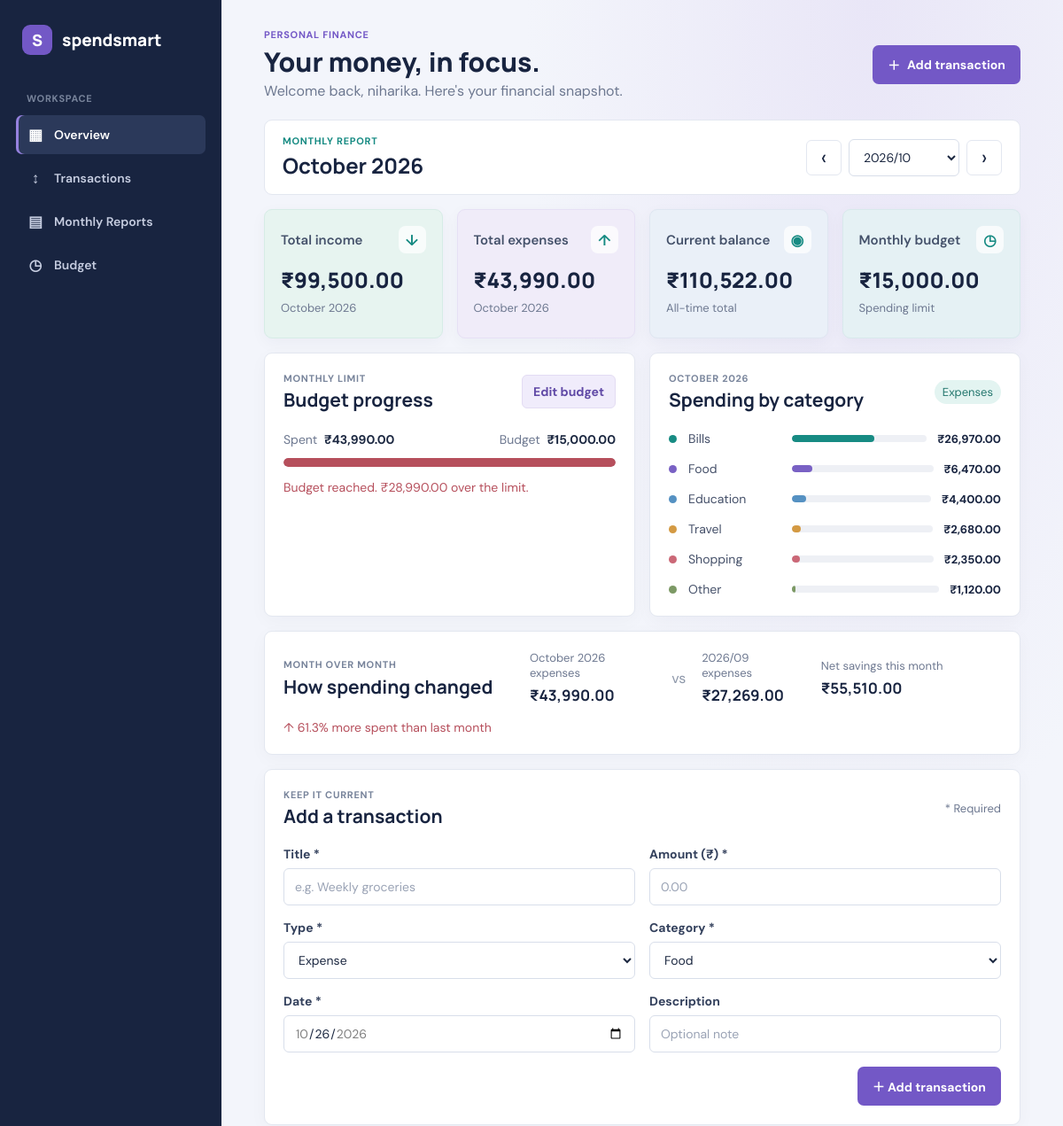
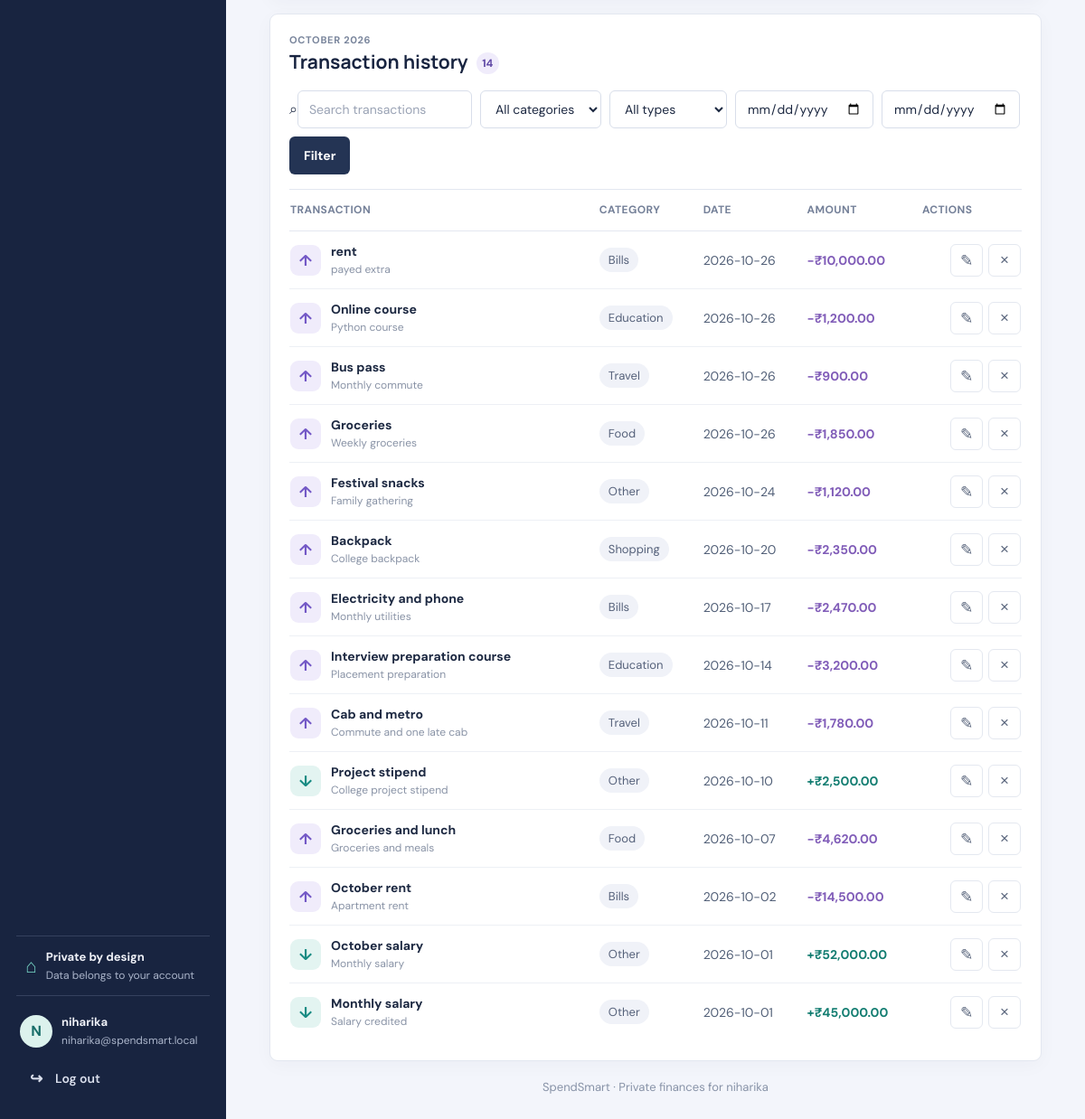
The page / (signed in) on the database its author committed (2 pictures, top to bottom).
### tables this page shows
CREATE TABLE users (
                id INTEGER PRIMARY KEY AUTOINCREMENT,
                username TEXT NOT NULL UNIQUE COLLATE NOCASE,
                email TEXT NOT NULL UNIQUE COLLATE NOCASE,
                password_hash TEXT NOT NULL
            );

CREATE TABLE transactions (
            id INTEGER PRIMARY KEY AUTOINCREMENT,
            user_id INTEGER NOT NULL REFERENCES users(id) ON DELETE CASCADE,
            title TEXT NOT NULL,
            amount_paise INTEGER NOT NULL CHECK (amount_paise > 0),
            type TEXT NOT NULL CHECK (type IN ('income', 'expense')),
            category TEXT NOT NULL,
            date TEXT NOT NULL,
            description TEXT NOT NULL DEFAULT ''
        );

### app.py (the view, shortened to what this page needs)
@app.route("/", methods=["GET", "POST"])
@login_required
def index():
    user = get_current_user()
    month = requested_month()
    filters = {
        "search": request.args.get("search", "").strip()[:80],
        "category": request.args.get("category", ""),
        "type": request.args.get("type", ""),
        "date_from": request.args.get("date_from", ""),
        "date_to": request.args.get("date_to", ""),
    }
    for key in ("date_from", "date_to"):
        if filters[key]:
            try:
                datetime.strptime(filters[key], "%Y-%m-%d")
            except ValueError:
                filters[key] = ""
    return render_dashboard(user, month, filters=filters)

### app.py (called while the page is built)
@contextmanager
def get_db():
    database_path = Path(app.config["DATABASE"])
    database_path.parent.mkdir(parents=True, exist_ok=True)
    connection = sqlite3.connect(database_path)
    connection.row_factory = sqlite3.Row
    connection.execute("PRAGMA foreign_keys = ON")
    try:
        yield connection
        connection.commit()
    except Exception:
        connection.rollback()
        raise
    finally:
        connection.close()

def current_month():
    return date.today().strftime("%Y-%m")

def month_bounds(month):
    year, month_number = (int(part) for part in month.split("-"))
    start = date(year, month_number, 1)
    if month_number == 12:
        end = date(year + 1, 1, 1)
    else:
        end = date(year, month_number + 1, 1)
    previous = date(year - 1, 12, 1) if month_number == 1 else date(year, month_number - 1, 1)
    return start.isoformat(), end.isoformat(), previous.strftime("%Y-%m")

def login_required(view):
    @wraps(view)
    def wrapped(*args, **kwargs):
        user = get_current_user()
        if user is None:
            return redirect(url_for("login", next=request.full_path if request.query_string else request.path))
        return view(*args, **kwargs)
    return wrapped

def get_current_user():
    user_id = session.get("user_id")
    if not user_id:
        return None
    with get_db() as db:
        row = db.execute("SELECT id, username, email FROM users WHERE id = ?", (user_id,)).fetchone()
    if row is None:
        session.clear()
        return None
    return dict(row)

def requested_month():
    month = request.values.get("month", current_month())
    try:
        datetime.strptime(month, "%Y-%m")
        return month
    except ValueError:
        flash("Choose a valid month.", "error")
        return current_month()

@app.template_filter("money")
def format_money(amount_paise):
    return f"₹{(Decimal(int(amount_paise)) / 100):,.2f}"

### templates/dashboard.html (shortened to what this page needs)
<!doctype html>
<html lang="en">
<head>
  <link rel="stylesheet" href="{{ url_for('static', filename='spendsmart.css') }}">
</head>
<body class="dashboard-page">
  <aside class="sidebar">
    <a class="brand" href="{{ url_for('index') }}"><span class="brand-mark">S</span><span>spendsmart</span></a>
    <div class="side-label">WORKSPACE</div>
    <nav class="side-nav" aria-label="Main navigation">
      <a class="nav-link active" href="{{ url_for('index', month=selected_month) }}"><span>▦</span>Overview</a>
      <a class="nav-link" href="#transactions"><span>↕</span>Transactions</a>
      <a class="nav-link" href="#monthly-report"><span>▤</span>Monthly Reports</a>
      <a class="nav-link" href="#budget"><span>◷</span>Budget</a>
    </nav>
    <div class="sidebar-bottom">
      <div class="privacy-note"><span>⌂</span><div><strong>Private by design</strong><small>Data belongs to your account</small></div></div>
      <div class="profile"><div class="avatar">{{ user.username[0]|upper }}</div><div><strong>{{ user.username }}</strong><small>{{ user.email }}</small></div></div>
      <form action="{{ url_for('logout') }}" method="post"><button class="nav-link logout-link" type="submit"><span>↪</span>Log out</button></form>
    </div>
  </aside>
  <main class="main-content">
    <header class="page-header">
      <div><div class="eyebrow">PERSONAL FINANCE</div><h1>Your money, in focus.</h1><p>Welcome back, {{ user.username }}. Here's your financial snapshot.</p></div>
      <a class="primary-button" href="#add-transaction"><span aria-hidden="true">＋</span> Add transaction</a>
    </header>
    <section class="month-toolbar" aria-label="Monthly report controls">
      <div><div class="eyebrow">MONTHLY REPORT</div><h2>{{ month_label }}</h2></div>
      <div class="month-controls">
        <a class="month-arrow" href="{{ url_for('index', month=previous_month) }}" aria-label="Previous month">‹</a>
        <form action="{{ url_for('index') }}" method="get"><label class="sr-only" for="month">Select month</label><select id="month" name="month">{% for choice in month_options %}<option value="{{ choice }}" {% if choice == selected_month %}selected{% endif %}>{{ choice|replace('-', '/') }}</option>{% endfor %}</select></form>
        <a class="month-arrow" href="{{ url_for('index', month=next_month) }}" aria-label="Next month">›</a>
      </div>
    </section>
    <section class="summary-grid" aria-label="Financial summary">
      <article class="summary-card income-card"><div class="card-heading">Total income <span class="metric-icon">↓</span></div><strong>{{ stats.month_income|money }}</strong><small>{{ month_label }}</small></article>
      <article class="summary-card expense-card"><div class="card-heading">Total expenses <span class="metric-icon">↑</span></div><strong>{{ stats.month_expenses|money }}</strong><small>{{ month_label }}</small></article>
      <article class="summary-card balance-card"><div class="card-heading">Current balance <span class="metric-icon">◉</span></div><strong>{{ stats.balance|money }}</strong><small>All-time total</small></article>
      <article class="summary-card budget-summary-card"><div class="card-heading">Monthly budget <span class="metric-icon">◷</span></div><strong>{{ stats.budget|money }}</strong><small>Spending limit</small></article>
    </section>
    <section class="analytics-grid" id="monthly-report" aria-label="Monthly analytics">
      <article class="panel budget-panel" id="budget">
        <div class="panel-heading"><div><div class="eyebrow">MONTHLY LIMIT</div><h2>Budget progress</h2></div><button class="text-button" id="budget-edit-toggle" type="button">Edit budget</button></div>
        <div class="budget-line"><span>Spent <strong>{{ stats.month_expenses|money }}</strong></span><span>Budget <strong>{{ stats.budget|money }}</strong></span></div>
        <div class="progress-track"><div class="progress-fill {% if stats.budget_percent >= 100 %}over-budget{% elif stats.budget_percent >= 80 %}near-budget{% endif %}" style="width: {{ [stats.budget_percent, 100]|min }}%"></div></div>
        {% if stats.budget_percent >= 100 %}<p class="budget-message danger">Budget reached. {{ (stats.month_expenses - stats.budget)|money }} over the limit.</p>{% elif stats.budget_percent >= 80 %}<p class="budget-message warning">{{ '%.1f'|format(stats.budget_percent) }}% used. Keep an eye on spending.</p>{% else %}<p class="budget-message">{{ (stats.budget - stats.month_expenses)|money }} remaining <span>{{ '%.1f'|format(stats.budget_percent) }}% used</span></p>{% endif %}
      </article>
      <article class="panel breakdown-panel">
        <div class="panel-heading"><div><div class="eyebrow">{{ month_label|upper }}</div><h2>Spending by category</h2></div><span class="panel-tag">Expenses</span></div>
        {% if stats.breakdown %}<div class="breakdown-list">{% for item in stats.breakdown %}<div class="breakdown-row"><span class="category-dot dot-{{ loop.index0 % 6 }}"></span><span class="breakdown-name">{{ item.category }}</span><span class="breakdown-track"><span class="breakdown-bar bar-{{ loop.index0 % 6 }}" style="width: {{ item.total * 100 / stats.month_expenses if stats.month_expenses else 0 }}%"></span></span><strong>{{ item.total|money }}</strong></div>{% endfor %}</div>{% else %}<p class="empty-note">No expenses recorded for {{ month_label }}.</p>{% endif %}
      </article>
      <article class="panel comparison-panel">
        <div><div class="eyebrow">MONTH OVER MONTH</div><h2>How spending changed</h2></div>
        <div class="comparison-values"><div><small>{{ month_label }} expenses</small><strong>{{ stats.month_expenses|money }}</strong></div><span>vs</span><div><small>{{ previous_month|replace('-', '/') }} expenses</small><strong>{{ stats.previous_expenses|money }}</strong></div></div>
        <div class="savings-value"><small>Net savings this month</small><strong>{{ stats.net_savings|money }}</strong></div>
        {% if stats.spending_change is none %}<p class="comparison-note">No previous-month spending to compare.</p>{% elif stats.spending_change > 0 %}<p class="comparison-note increase">↑ {{ '%.1f'|format(stats.spending_change) }}% more spent than last month</p>{% elif stats.spending_change < 0 %}<p class="comparison-note decrease">↓ {{ '%.1f'|format(-stats.spending_change) }}% less spent than last month</p>{% else %}<p class="comparison-note">Spending is unchanged from last month.</p>{% endif %}
      </article>
    </section>
    <section class="panel add-panel" id="add-transaction">
      <div class="panel-heading"><div><div class="eyebrow">KEEP IT CURRENT</div><h2>{{ 'Edit transaction' if edit_transaction else 'Add a transaction' }}</h2></div><span class="required-hint">* Required</span></div>
      <form class="transaction-form" action="{{ url_for('edit_transaction', transaction_id=edit_transaction.id, month=selected_month) if edit_transaction else url_for('index', month=selected_month) }}" method="post" id="transaction-form">
        <input type="hidden" name="month" value="{{ selected_month }}">{% set entry = edit_transaction %}
        <div class="form-field"><label for="title">Title <span>*</span></label><input id="title" name="title" type="text" maxlength="80" value="{{ entry.title if entry else '' }}" placeholder="e.g. Weekly groceries" required></div>
        <div class="form-field"><label for="amount">Amount (₹) <span>*</span></label><input id="amount" name="amount" type="number" min="0.01" max="999999999" step="0.01" value="{{ '%.2f'|format(entry.amount_paise / 100) if entry else '' }}" placeholder="0.00" required></div>
        <div class="form-field"><label for="type">Type <span>*</span></label><select id="type" name="type" required><option value="expense" {% if not entry or entry.type == 'expense' %}selected{% endif %}>Expense</option></select></div>
        <div class="form-field"><label for="category">Category <span>*</span></label><select id="category" name="category" required>{% for category in categories %}<option value="{{ category }}" {% if entry and entry.category == category %}selected{% endif %}>{{ category }}</option>{% endfor %}</select></div>
        <div class="form-field"><label for="date">Date <span>*</span></label><input id="date" name="date" type="date" min="{{ month_first }}" max="{{ month_last }}" value="{{ entry.date if entry else (today if today[:7] == selected_month else month_first) }}" required></div>
        <div class="form-field"><label for="description">Description</label><input id="description" name="description" type="text" maxlength="240" value="{{ entry.description if entry else '' }}" placeholder="Optional note"></div>
        <div class="form-actions"><button class="primary-button" type="submit">{{ 'Save changes' if edit_transaction else '＋ Add transaction' }}</button></div>
      </form>
    </section>
    <section class="panel history-panel" id="transactions">
      <div class="panel-heading history-heading"><div><div class="eyebrow">{{ month_label|upper }}</div><h2>Transaction history <span class="count-pill">{{ transactions|length }}</span></h2></div></div>
      <form class="filter-form" action="{{ url_for('index') }}" method="get">
        <label class="search-box"><span>⌕</span><input type="search" name="search" value="{{ filters.search }}" placeholder="Search transactions" aria-label="Search transactions"></label>
        <select name="category" aria-label="Filter by category"><option value="">All categories</option></select>
        <select name="type" aria-label="Filter by type"><option value="">All types</option></select>
        <input type="date" name="date_from" value="{{ filters.date_from }}" aria-label="From date"><input type="date" name="date_to" value="{{ filters.date_to }}" aria-label="To date">
        <button class="filter-button" type="submit">Filter</button>
      </form>
      <div class="table-wrap"><table><thead><tr><th scope="col">TRANSACTION</th><th scope="col">CATEGORY</th><th scope="col">DATE</th><th scope="col">AMOUNT</th><th scope="col">ACTIONS</th></tr></thead><tbody>
        {% for transaction in transactions %}<tr><td><div class="transaction-name"><span class="transaction-symbol {{ transaction.type }}">{{ '↓' if transaction.type == 'income' else '↑' }}</span><div><strong>{{ transaction.title }}</strong><small>{{ transaction.description or transaction.type|capitalize }}</small></div></div></td><td><span class="category-label">{{ transaction.category }}</span></td><td>{{ transaction.date }}</td><td class="amount-cell {{ transaction.type }}">{{ '+' if transaction.type == 'income' else '−' }}{{ transaction.amount_paise|money }}</td><td><div class="row-actions"><a class="icon-button" href="{{ url_for('edit_transaction', transaction_id=transaction.id, month=selected_month) }}" aria-label="Edit {{ transaction.title }}">✎</a><form class="delete-form" action="{{ url_for('delete_transaction', transaction_id=transaction.id) }}" method="post"><input type="hidden" name="month" value="{{ selected_month }}"><button class="icon-button delete-button" type="submit" aria-label="Delete {{ transaction.title }}">×</button></form></div></td></tr>{% else %}<tr><td class="empty-state" colspan="5">No transactions found for {{ month_label }}.</td></tr>{% endfor %}
      </tbody></table></div>
    </section>
    <footer class="footer">SpendSmart <span>·</span> Private finances for {{ user.username }}</footer>
  </main>
</body>
</html>

### rows shown on the page
users: username "N", username "niharika", email "niharika@spendsmart.local"
transactions: type "↑", type "−"
transactions: type "↑", type "−"
transactions: type "↑", type "−"
transactions: type "↑", type "−"
transactions: type "↑", type "−"
transactions: type "↑", type "−"
transactions: type "↑", type "−"
transactions: type "↑", type "−"
transactions: type "↑", type "−"
transactions: type "↓", type "+"
transactions: type "↑", type "−"
transactions: type "↑", type "−"
transactions: type "↓", type "+"
transactions: type "↓", type "+"

### other values the page prints
{{ month_label }} "October 2026"
{{ stats.month_income|money }} "₹99,500.00"
{{ stats.month_expenses|money }} "₹43,990.00"
{{ stats.balance|money }} "₹110,522.00"
{{ stats.budget|money }} "₹15,000.00"
{{ (stats.month_expenses - stats.budget)|money }} "₹28,990.00"
{{ month_label|upper }} "OCTOBER 2026"
{{ item.category }} "Bills" "Food" "Education" "Travel" "Shopping" "Other"
{{ item.total|money }} "₹26,970.00" "₹6,470.00" "₹4,400.00" "₹2,680.00" "₹2,350.00" "₹1,120.00"
{{ previous_month|replace('-', '/') }} "2026/09"
{{ stats.previous_expenses|money }} "₹27,269.00"
{{ stats.net_savings|money }} "₹55,510.00"
{{ '%.1f'|format(stats.spending_change) }} "61.3"
{{ 'Edit transaction' if edit_transaction else 'Add a transaction' }} "Add a transaction"
{{ 'Save changes' if edit_transaction else '＋ Add transaction' }} "＋ Add transaction"
